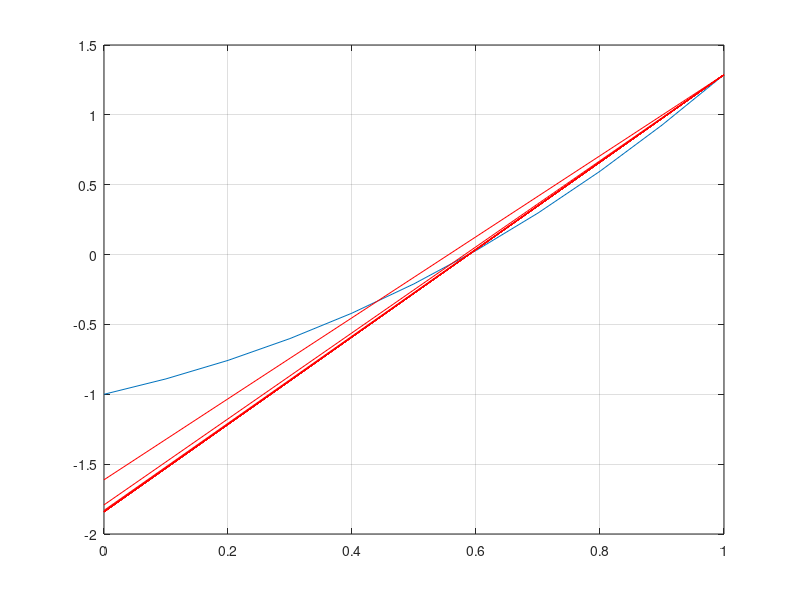

The MATLAB source for this figure:
function falsa_posicao #deve ter o mesmo nome do arquivo.m
	clear
	clc

	a = 0;
	b = 1;
	erro = 10 ^ (-8);
	ciclos = 0;

	x = [a:0.1:b]; % gera vetor de pontos que particionam o intervalo [a,b] em um passo de 0.1
	y = f(x); % gera vetor y, com os resultados da função no ponto correspondente de x
	plot(x,y) %plota o grafico com os eixos passados
	grid %habilita linhas de grid
	hold on %plota gráfico na mesma janela gráfica
		
	if f(a) * f(b) > 0
		disp("Intervalo inválido para o método")
	else
		do
			xm = a - (f(a) * (b - a))/(f(b) - f(a));
			ciclos++;

			if (f(a) * f(xm) < 0)
				b = xm;
			elseif (f(a) * f(xm) > 0)
				a = xm;
			endif

			valor = f(xm)
            r = f(a) + (f(b) - f(a))/(b - a) * (x - a); #reta com os dois pontos
			plot(x, r, 'r') #plota reta ao invés de ponto
			hold on
			pause
		until (abs(f(xm)) < erro)
	endif

	xm
	f(xm)
	ciclos
endfunction;

function y = f(x)
	y = exp(x) .* sin(x) - 1; %. antes do operador informa que esse operador pode ser usado em vetores
endfunction
